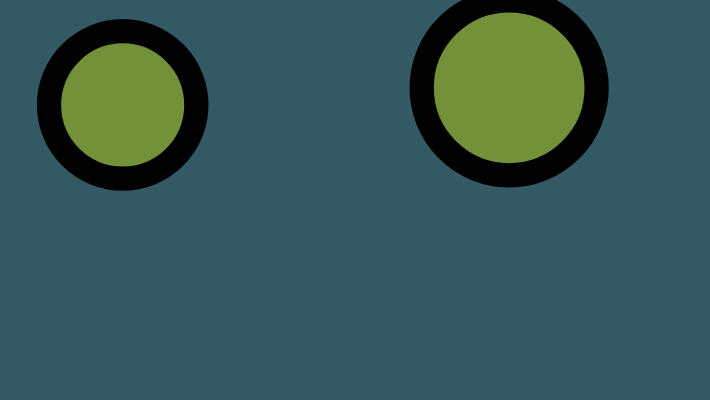
Frame 1 (no input)
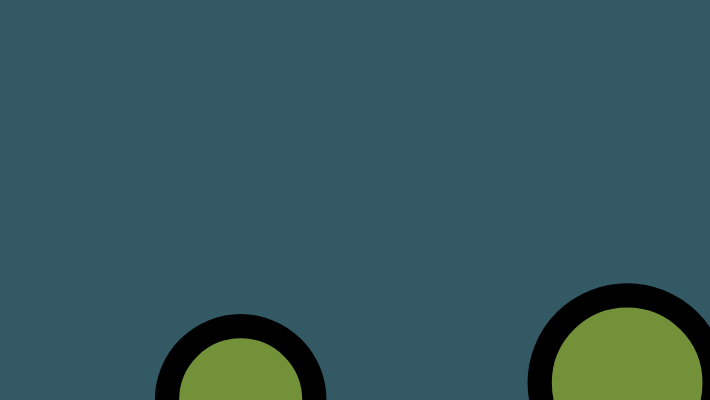
Frame 60 (no input)
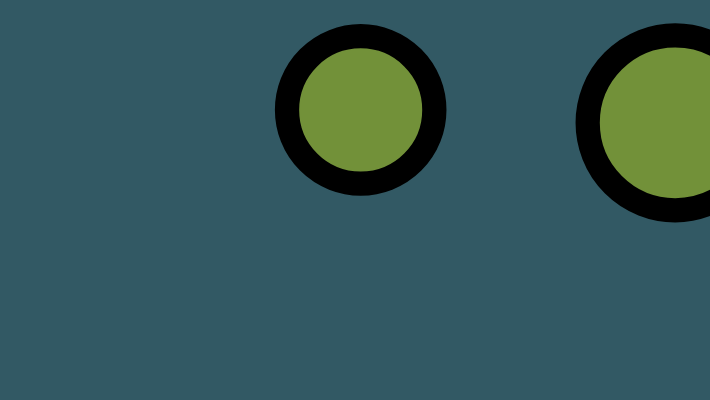
Frame 120 (the mouse pressed at the canvas centre since frame 60)

The p5.js sketch that drew these frames (run headless with seeded random() and noise() and a simulated clock; from frame 60 on, the mouse is pressed at the canvas centre):

// p5.js sketch
// ── sketch.js
var bug1;  // Declare objects
var bug2;
var bug3;
var bug4;

function setup() {
  createCanvas(710, 400);
  // Create object


  bug1 = new Jitter();
  bug1.changeColor();
  // console.log()


  bug2 = new Jitter();

  bug2.changeColor();
 
  bug3 = new Jitter();
  bug4 = new Jitter();
  // noLoop();
}



function draw() {
  background(50, 89, 100);
  // push();
  
  // bug1.changeColor();
  // pop();
  bug1.bounce();
  bug1.display();
  // push();
  bug2.display();
  // bug2.changeColor();
  // pop();
  bug2.bounce();

  bug3.bounce();
 
  bug4.bounce();

}

// Jitter class
function Jitter() {
  this.x = random(width);
  this.y = random(height);
  this.diameter = random(100, 200);
  this.speed = 1;
  // var r = floor(random(255));
  // var g = floor(random(255));  
  // var b = floor(random(255));
  // stroke('rgba('+r+','+g+','+b+',0.5)');
  // strokeWeight(random(5,50));
  // this.move = function() {
  //   // this.x += random(-this.speed, this.speed);
  //   // this.y += random(-this.speed, this.speed);

  // };
    push();
    this.display = function() {
    ellipse(this.x, this.y, this.diameter, this.diameter);
    // var r = floor(random(255));
    // var g = floor(random(255));  
    // var b = floor(random(255));
    // // console.log(r, g, b);
    // stroke('rgba('+r+','+g+','+b+',0.5)');
    // strokeWeight(random(5,50));
  };
  pop();

  this.changeColor = function(){
    var r = floor(random(255));
    var g = floor(random(255));  
    var b = floor(random(255));

    fill('rgba('+r+','+g+','+b+',0.5)');
    strokeWeight(random(5,50));
    console.log(r,g,b);
  }

  var speedY = 5;
  var speedX = 2;

  this.bounce = function(){

  this.x = this.x + speedX;
  this.y = this.y + speedY;
 
  if (this.x > width) {
    speedX = speedX* -1;
  }
 
  if (this.x < 0) {
    speedX = speedX* -1;
  }
 
  if (this.y > height) {
    speedY= speedY* -1;
  }
   
  if (this.y < 0) {
    speedY= speedY*-1;
  } 



  // ellipse(this.x, this.y, this.diameter, this.diameter);

  }
}
